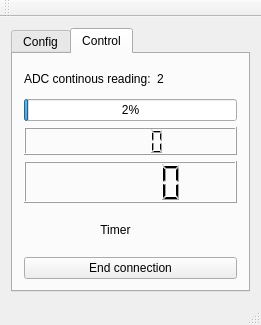
<?xml version="1.0" encoding="UTF-8"?>
<ui version="4.0">
 <class>MainWindow</class>
 <widget class="QMainWindow" name="MainWindow">
  <property name="geometry">
   <rect>
    <x>0</x>
    <y>0</y>
    <width>261</width>
    <height>325</height>
   </rect>
  </property>
  <property name="windowTitle">
   <string>MainWindow</string>
  </property>
  <widget class="QWidget" name="centralWidget">
   <layout class="QVBoxLayout" name="verticalLayout">
    <item>
     <widget class="QTabWidget" name="tabWidget">
      <property name="currentIndex">
       <number>1</number>
      </property>
      <widget class="QWidget" name="tab_7">
       <attribute name="title">
        <string>Config</string>
       </attribute>
       <layout class="QVBoxLayout" name="verticalLayout_9">
        <item>
         <layout class="QVBoxLayout" name="verticalLayout_10">
          <item>
           <layout class="QHBoxLayout" name="horizontalLayout_21">
            <item>
             <widget class="QLabel" name="label_23">
              <property name="font">
               <font>
                <pointsize>11</pointsize>
               </font>
              </property>
              <property name="text">
               <string>Port</string>
              </property>
             </widget>
            </item>
            <item>
             <widget class="QComboBox" name="comboBox1"/>
            </item>
           </layout>
          </item>
          <item>
           <layout class="QHBoxLayout" name="horizontalLayout_22">
            <item>
             <widget class="QLabel" name="label_24">
              <property name="text">
               <string>Baud Rate</string>
              </property>
             </widget>
            </item>
            <item>
             <widget class="QLineEdit" name="lineEdit3"/>
            </item>
            <item>
             <widget class="QPushButton" name="pushButton_7">
              <property name="text">
               <string>Apply</string>
              </property>
             </widget>
            </item>
           </layout>
          </item>
          <item>
           <widget class="Line" name="line_7">
            <property name="orientation">
             <enum>Qt::Horizontal</enum>
            </property>
           </widget>
          </item>
          <item>
           <layout class="QHBoxLayout" name="horizontalLayout_23">
            <item>
             <widget class="QLabel" name="label_25">
              <property name="text">
               <string>No. Ports</string>
              </property>
             </widget>
            </item>
            <item>
             <widget class="QLineEdit" name="lineEdit1">
              <property name="enabled">
               <bool>false</bool>
              </property>
              <property name="autoFillBackground">
               <bool>false</bool>
              </property>
              <property name="frame">
               <bool>true</bool>
              </property>
              <property name="readOnly">
               <bool>false</bool>
              </property>
              <property name="clearButtonEnabled">
               <bool>false</bool>
              </property>
             </widget>
            </item>
           </layout>
          </item>
          <item>
           <layout class="QHBoxLayout" name="horizontalLayout_24">
            <item>
             <widget class="QLabel" name="label_26">
              <property name="text">
               <string>Vendor ID</string>
              </property>
             </widget>
            </item>
            <item>
             <widget class="QLineEdit" name="lineEdit2">
              <property name="enabled">
               <bool>false</bool>
              </property>
              <property name="autoFillBackground">
               <bool>false</bool>
              </property>
              <property name="frame">
               <bool>true</bool>
              </property>
              <property name="readOnly">
               <bool>false</bool>
              </property>
              <property name="clearButtonEnabled">
               <bool>false</bool>
              </property>
             </widget>
            </item>
           </layout>
          </item>
          <item>
           <layout class="QHBoxLayout" name="horizontalLayout_25">
            <item>
             <widget class="QLabel" name="label_27">
              <property name="text">
               <string>Product ID</string>
              </property>
             </widget>
            </item>
            <item>
             <widget class="QLineEdit" name="lineEdit5">
              <property name="enabled">
               <bool>false</bool>
              </property>
              <property name="autoFillBackground">
               <bool>false</bool>
              </property>
              <property name="frame">
               <bool>true</bool>
              </property>
              <property name="readOnly">
               <bool>false</bool>
              </property>
              <property name="clearButtonEnabled">
               <bool>false</bool>
              </property>
             </widget>
            </item>
           </layout>
          </item>
          <item>
           <layout class="QHBoxLayout" name="horizontalLayout_26">
            <item>
             <widget class="QLabel" name="label_28">
              <property name="text">
               <string>Baud Rate</string>
              </property>
             </widget>
            </item>
            <item>
             <widget class="QLineEdit" name="lineEdit4">
              <property name="enabled">
               <bool>false</bool>
              </property>
              <property name="autoFillBackground">
               <bool>false</bool>
              </property>
              <property name="frame">
               <bool>true</bool>
              </property>
              <property name="readOnly">
               <bool>false</bool>
              </property>
              <property name="clearButtonEnabled">
               <bool>false</bool>
              </property>
             </widget>
            </item>
           </layout>
          </item>
         </layout>
        </item>
       </layout>
      </widget>
      <widget class="QWidget" name="tab_8">
       <attribute name="title">
        <string>Control</string>
       </attribute>
       <layout class="QVBoxLayout" name="verticalLayout_3">
        <item>
         <layout class="QVBoxLayout" name="verticalLayout_11">
          <item>
           <layout class="QHBoxLayout" name="horizontalLayout_27">
            <item>
             <widget class="QLabel" name="label_29">
              <property name="text">
               <string>&lt;html&gt;&lt;head/&gt;&lt;body&gt;&lt;p&gt;ADC continous reading:&lt;/p&gt;&lt;/body&gt;&lt;/html&gt;</string>
              </property>
             </widget>
            </item>
            <item>
             <widget class="QLabel" name="label_30">
              <property name="text">
               <string>2</string>
              </property>
             </widget>
            </item>
           </layout>
          </item>
          <item>
           <widget class="QProgressBar" name="progressBar">
            <property name="maximum">
             <number>1024</number>
            </property>
            <property name="value">
             <number>24</number>
            </property>
           </widget>
          </item>
          <item>
           <widget class="QLCDNumber" name="lcdNumber"/>
          </item>
         </layout>
        </item>
        <item>
         <layout class="QVBoxLayout" name="verticalLayout_2">
          <item>
           <widget class="QLCDNumber" name="lcdTemp"/>
          </item>
          <item>
           <widget class="QLabel" name="lblTemp">
            <property name="text">
             <string>                       Timer</string>
            </property>
           </widget>
          </item>
         </layout>
        </item>
        <item>
         <widget class="QPushButton" name="pushButton_9">
          <property name="text">
           <string>End connection</string>
          </property>
         </widget>
        </item>
       </layout>
      </widget>
     </widget>
    </item>
    <item>
     <layout class="QHBoxLayout" name="horizontalLayout_3"/>
    </item>
   </layout>
  </widget>
  <widget class="QMenuBar" name="menuBar">
   <property name="geometry">
    <rect>
     <x>0</x>
     <y>0</y>
     <width>261</width>
     <height>20</height>
    </rect>
   </property>
  </widget>
  <widget class="QToolBar" name="mainToolBar">
   <attribute name="toolBarArea">
    <enum>TopToolBarArea</enum>
   </attribute>
   <attribute name="toolBarBreak">
    <bool>false</bool>
   </attribute>
  </widget>
  <widget class="QStatusBar" name="statusBar"/>
 </widget>
 <layoutdefault spacing="6" margin="11"/>
 <resources/>
 <connections/>
</ui>
